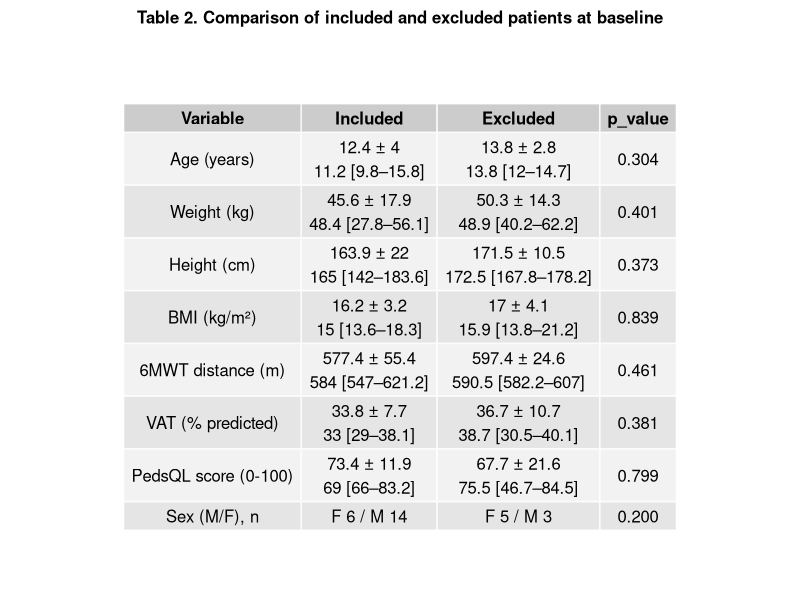

The R source for this figure:
## ---- chunk 1
knitr::opts_chunk$set(echo = TRUE, warning = FALSE, message = FALSE)
## ---- chunk 2
# Load package
library(readxl)

# Import datasets
included_data <- read_excel("data/data_clean.xlsx")
excluded_data <- read_excel("data/data_excluded.xlsx")

# Check structure
str(included_data)
str(excluded_data)
## ---- chunk 3

# Load packages
library(gridExtra)
library(grid)

# Functions

# Mean ± SD
mean_sd <- function(x) {
  paste0(
    round(mean(x, na.rm = TRUE), 1), " ± ",
    round(sd(x, na.rm = TRUE), 1)
  )
}

# Median [IQR]
median_iqr <- function(x) {
  paste0(
    round(median(x, na.rm = TRUE), 1), " [",
    round(quantile(x, 0.25, na.rm = TRUE), 1), "–",
    round(quantile(x, 0.75, na.rm = TRUE), 1), "]"
  )
}

# Variables

vars <- c("age", "weight_kg", "height_cm", "bmi_kg_cm2",
          "6minwt_distance_traveled_m_before","vat_before",
          "pedsql_totalself_before")

# p-values

p_values <- sapply(vars, function(var) {
  
  x <- included_data[[var]]
  y <- excluded_data[[var]]
  
  # Remove NA
  x <- x[!is.na(x)]
  y <- y[!is.na(y)]
  
  # Quantitative → Mann-Whitney
  test <- wilcox.test(x, y)
  
  return(round(test$p.value, 3))
})

# Build clean table

table_final <- data.frame(
  Variable = vars,
  Included = paste0(
    sapply(included_data[vars], mean_sd), "\n",
    sapply(included_data[vars], median_iqr)
  ),
  Excluded = paste0(
    sapply(excluded_data[vars], mean_sd), "\n",
    sapply(excluded_data[vars], median_iqr)
  ),
  p_value = p_values
)

# Remove row names
rownames(table_final) <- NULL

# Rename variables 
table_final$Variable <- c(
  "Age (years)",
  "Weight (kg)",
  "Height (cm)",
  "BMI (kg/m²)",
  "6MWT distance (m)",
  "VAT (% predicted)",
  "PedsQL score (0-100)"
)

# Fisher test for sex 

fisher_test <- fisher.test(
  table(
    sexe = c(included_data$sexe, excluded_data$sexe),
    group = c(
      rep("Included", nrow(included_data)),
      rep("Excluded", nrow(excluded_data))
    )
  )
)

p_sexe <- round(fisher_test$p.value, 3)

# Counts
sexe_included <- table(included_data$sexe)
sexe_excluded <- table(excluded_data$sexe)

# Format (ex: M 12 / F 8)
sexe_included_txt <- paste(names(sexe_included), sexe_included, collapse = " / ")
sexe_excluded_txt <- paste(names(sexe_excluded), sexe_excluded, collapse = " / ")

# Add row to table
table_final <- rbind(
  table_final,
  data.frame(
    Variable = "Sex (M/F), n",
    Included = sexe_included_txt,
    Excluded = sexe_excluded_txt,
    p_value = p_sexe,
    stringsAsFactors = FALSE
  )
)

# Display table in RMarkdown
table_final

# Export to PDF

pdf("figures/Table_2_Comparison_Included_Excluded at baseline.pdf", width = 8, height = 7)

grid.arrange(
  textGrob(
    "Table 2. Comparison of included and excluded patients at baseline",
    gp = gpar(fontsize = 12, fontface = "bold")
  ),
  tableGrob(table_final, rows = NULL),
  ncol = 1,
  heights = c(0.3, 5) 
)
dev.off()
## ---- chunk 4

# Paired Wilcoxon test
wilcox_test <- wilcox.test(
  included_data$`6minwt_distance_traveled_m_before`,
  included_data$`6minwt_distance_traveled_m_after`,
  paired = TRUE,
  exact = FALSE,
  conf.int = TRUE
)
wilcox_test
